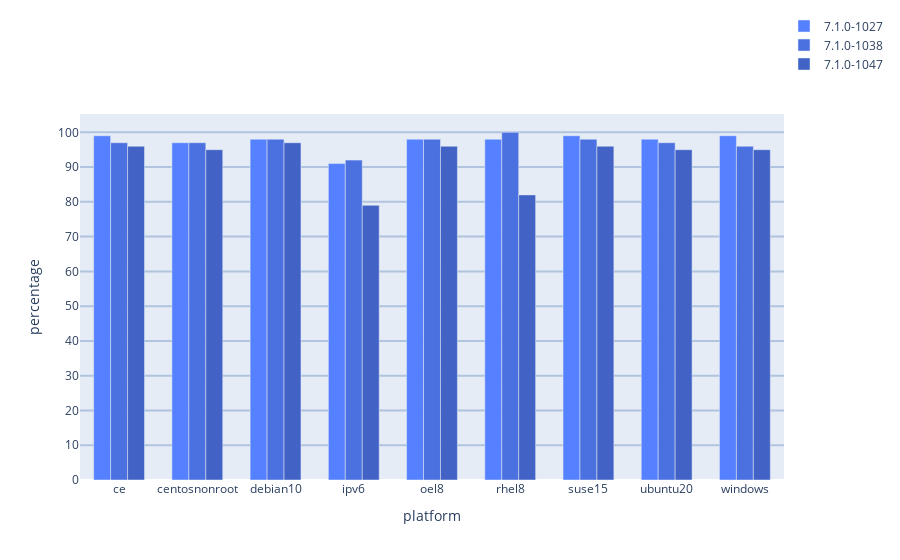

Notebook source saved alongside this figure:
### Code cell
query_last_weekly_build = f'SELECT raw `build` FROM server WHERE `build` <= $version AND `build` > "{release}" GROUP BY `build` HAVING sum(totalCount) > 10000 ORDER BY `build` DESC LIMIT { limit }'
query_pct = 'SELECT a.`build` as `build`, ROUND((SUM(CASE WHEN a.platform = "rhel8" THEN a.totalCount END)-SUM(CASE WHEN a.platform = "rhel8" THEN a.failCount END))/SUM(CASE WHEN a.platform = "rhel8" THEN a.totalCount END)*100,0) AS `rhel8`, ROUND((SUM(CASE WHEN a.platform = "centosnonroot" THEN a.totalCount END)-SUM(CASE WHEN a.platform = "centosnonroot" THEN a.failCount END))/SUM(CASE WHEN a.platform = "centosnonroot" THEN a.totalCount END)*100,0) AS `centosnonroot`, ROUND((SUM(CASE WHEN a.platform = "debian10" THEN a.totalCount END)-SUM(CASE WHEN a.platform = "debian10" THEN a.failCount END))/SUM(CASE WHEN a.platform = "debian10" THEN a.totalCount END)*100,0) AS `debian10`, ROUND((SUM(CASE WHEN a.platform = "ubuntu20" THEN a.totalCount END)-SUM(CASE WHEN a.platform = "ubuntu20" THEN a.failCount END))/SUM(CASE WHEN a.platform = "ubuntu20" THEN a.totalCount END)*100,0) AS `ubuntu20`, ROUND((SUM(CASE WHEN a.platform = "suse15" THEN a.totalCount END)-SUM(CASE WHEN a.platform = "suse15" THEN a.failCount END))/SUM(CASE WHEN a.platform = "suse15" THEN a.totalCount END)*100,0) AS `suse15`, ROUND((SUM(CASE WHEN a.platform = "oel8" THEN a.totalCount END)-SUM(CASE WHEN a.platform = "oel8" THEN a.failCount END))/SUM(CASE WHEN a.platform = "oel8" THEN a.totalCount END)*100,0) AS `oel8`, ROUND((SUM(CASE WHEN a.platform = "windows" THEN a.totalCount END)-SUM(CASE WHEN a.platform = "windows" THEN a.failCount END))/SUM(CASE WHEN a.platform = "windows" THEN a.totalCount END)*100,0) AS `windows`, ROUND((SUM(CASE WHEN a.platform = "ipv6" THEN a.totalCount END)-SUM(CASE WHEN a.platform = "ipv6" THEN a.failCount END))/SUM(CASE WHEN a.platform = "ipv6" THEN a.totalCount END)*100,0) AS `ipv6`, ROUND((SUM(CASE WHEN a.platform = "centos" THEN a.totalCount END)-SUM(CASE WHEN a.platform = "centos" THEN a.failCount END))/SUM(CASE WHEN a.platform = "centos" THEN a.totalCount END)*100,0) AS `ce` FROM ( SELECT `build`, name, totalCount, failCount, CASE WHEN name LIKE "centos-ipv6%" THEN "ipv6" ELSE SPLIT(name,"-")[0] END AS platform FROM server WHERE `build` in $version AND (name LIKE "%os_certify%" OR (name LIKE "centos-ipv6%" AND name NOT LIKE "centos-ipv6_sanity%"))) AS a GROUP BY `build` ORDER BY `build` ASC'
result1 = run_query(query=query_last_weekly_build, param={'$version': f'"{release}-{current_build}"'})
weekly_builds = result1['results']
result1 = run_query(query=query_pct, param={'$version': json.dumps(weekly_builds)})

color_var = 255
barGraph = []
for entry in result1['results']:
    build = entry.pop('build')
    entry = pd.json_normalize(entry)
    bar = f"go.Bar(name=str(build), x=entry.columns, y=entry.iloc[0], marker_color='rgb({color_var/3},{color_var/2},{color_var})')"
    barGraph.append(eval(bar))
    color_var = color_var * (1 - 0.6/limit)

groupedBarGraph = go.Figure(data=barGraph)
groupedBarGraph.update_layout(
    barmode='group',
    bargap=.35,
    legend=dict(y=1.28, x=1),
    height=600
)
groupedBarGraph.update_xaxes(title=dict(text="platform"))
groupedBarGraph.update_yaxes(title=dict(text="percentage"), tickvals=[0,10,20,30,40,50,60,70,80,90,100], gridcolor="lightsteelblue", gridwidth=2)

plotly.offline.iplot(groupedBarGraph, filename='jupyter-chart.html')

### Figure 1 — Plotly figure (JSON) as saved in the notebook; plotly's stock layout.template omitted (floating-point values rounded to 4 significant figures)
{"data": [{"marker": {"color": "rgb(85.0,127.5,255)"}, "name": "7.1.0-1027", "type": "bar", "visible": true, "x": ["ce", "centosnonroot", "debian10", "ipv6", "oel8", "rhel8", "suse15", "ubuntu20", "windows"], "y": [99, 97, 98, 91, 98, 98, 99, 98, 99]}, {"marker": {"color": "rgb(74.8,112.2,224.4)"}, "name": "7.1.0-1038", "type": "bar", "visible": true, "x": ["ce", "centosnonroot", "debian10", "ipv6", "oel8", "rhel8", "suse15", "ubuntu20", "windows"], "y": [97, 97, 98, 92, 98, 100, 98, 97, 96]}, {"marker": {"color": "rgb(65.824,98.736,197.472)"}, "name": "7.1.0-1047", "type": "bar", "visible": true, "x": ["ce", "centosnonroot", "debian10", "ipv6", "oel8", "rhel8", "suse15", "ubuntu20", "windows"], "y": [96, 95, 97, 79, 96, 82, 96, 95, 95]}], "layout": {"autosize": true, "bargap": 0.35, "barmode": "group", "legend": {"x": 1, "y": 1.28}, "xaxis": {"autorange": true, "range": [-0.5, 8.5], "title": {"text": "platform"}, "type": "category"}, "yaxis": {"autorange": true, "gridcolor": "lightsteelblue", "gridwidth": 2, "range": [0, 105.3], "tickvals": [0, 10, 20, 30, 40, 50, 60, 70, 80, 90, 100], "title": {"text": "percentage"}, "type": "linear"}}}
